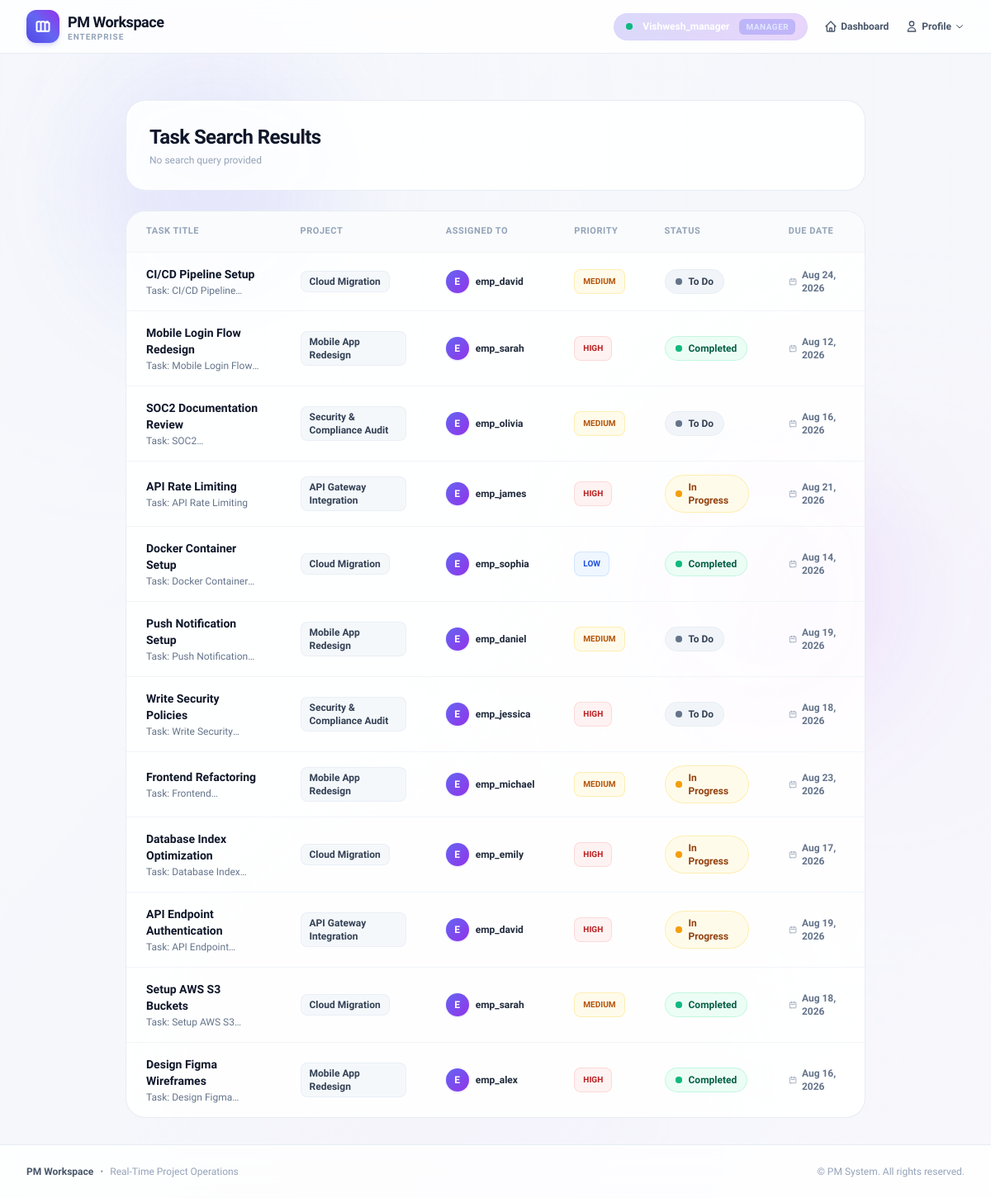
The page /tasks/search/ (signed in) on the database its author committed.
### core/models.py (models this page shows, shortened)
class User(AbstractUser):
    ROLE_CHOICES = (
        ('manager', 'Manager'),
        ('employee', 'Employee'),
    )
    role = models.CharField(max_length=20, choices=ROLE_CHOICES, default='employee')

class Task(models.Model):
    STATUS_CHOICES = (
        ('todo', 'To Do'),
        ('in_progress', 'In Progress'),
        ('in_review', 'In Review'),
        ('completed', 'Completed'),
    )
    PRIORITY_CHOICES = (
        ('low', 'Low'),
        ('medium', 'Medium'),
        ('high', 'High'),
        ('urgent', 'Urgent'),
    )
    project = models.ForeignKey(Project, on_delete=models.CASCADE, related_name='tasks')
    title = models.CharField(max_length=200)
    description = models.TextField(blank=True)
    assigned_to = models.ForeignKey(User, on_delete=models.SET_NULL, null=True, blank=True, related_name='assigned_tasks')
    status = models.CharField(max_length=20, choices=STATUS_CHOICES, default='todo')
    priority = models.CharField(max_length=10, choices=PRIORITY_CHOICES, default='medium')
    due_date = models.DateField(null=True, blank=True)
    created_at = models.DateTimeField(auto_now_add=True)

class Project(models.Model):
    title = models.CharField(max_length=200)
    description = models.TextField(blank=True)
    manager = models.ForeignKey(User, on_delete=models.CASCADE, related_name='managed_projects')
    created_at = models.DateTimeField(auto_now_add=True)

### core/views.py (the view)
# urls.py: path('tasks/search/', views.task_search, name='task_search'),
@login_required
def task_search(request):
    query = request.GET.get('q', '').strip()
    if query:
        if _is_manager(request.user):
            base_qs = Task.objects.all()
        else:
            base_qs = Task.objects.filter(assigned_to=request.user)
        tasks = base_qs.filter(
            Q(title__icontains=query) |
            Q(description__icontains=query) |
            Q(project__title__icontains=query) |
            Q(assigned_to__username__icontains=query)
        ).select_related('project', 'assigned_to').distinct()[:15]
    else:
        if _is_manager(request.user):
            tasks = Task.objects.all().select_related('project', 'assigned_to').order_by('-id')[:20]
        else:
            tasks = Task.objects.filter(assigned_to=request.user).select_related('project', 'assigned_to').order_by('-id')[:20]
    if request.headers.get('HX-Request'):
        return render(request, 'partials/task_search_results.html', {'tasks': tasks, 'query': query})
    return render(request, 'task_search.html', {'tasks': tasks, 'query': query})

### core/views.py (called while the page is built)
def _is_manager(user):
    return (
        getattr(user, 'is_superuser', False) or
        getattr(user, 'is_staff', False) or
        getattr(user, 'is_manager', False) or
        getattr(user, 'role', None) == 'manager'
    )

### templates/task_search.html (shortened to what this page needs)
{% extends 'base.html' %}
{% load static %}
{% block content %}
<div class="space-y-6 max-w-4xl mx-auto relative">
    <div class="relative bg-white/90 backdrop-blur-xl p-6 sm:p-7 rounded-3xl border border-slate-200/80 shadow-xs">
        <h1 class="text-2xl font-black text-slate-900 tracking-tight">Task Search Results</h1>
        <p class="text-xs text-slate-400 font-medium mt-1">
            {% if query %}
            Results for "<span class="font-bold text-indigo-600">{{ query }}</span>"
            {% else %}
            No search query provided
            {% endif %}
        </p>
    </div>
    <div class="bg-white/90 backdrop-blur-xl rounded-3xl border border-slate-200/80 shadow-xs overflow-hidden">
        <div class="overflow-x-auto">
            <table class="w-full text-left border-collapse">
                <thead>
                    <tr class="bg-slate-50/80 border-b border-slate-100 text-[11px] uppercase tracking-wider text-slate-400 font-extrabold">
                        <th class="py-4 px-6">Task Title</th>
                        <th class="py-4 px-6">Project</th>
                        <th class="py-4 px-6">Assigned To</th>
                        <th class="py-4 px-6">Priority</th>
                        <th class="py-4 px-6">Status</th>
                        <th class="py-4 px-6">Due Date</th>
                    </tr>
                </thead>
                <tbody class="divide-y divide-slate-100 text-xs sm:text-sm font-medium">
                    {% include 'partials/task_table_rows.html' %}
                </tbody>
            </table>
        </div>
    </div>
</div>
{% endblock %}

### templates/base.html (shortened to what this page needs)
<!DOCTYPE html>
<html lang="en" class="h-full bg-slate-900/5">
<head>
    {% load static %}
    <script src="https://cdn.tailwindcss.com"></script>
    <link rel="stylesheet" href="{% static 'css/login.css' %}">
</head>
<body class="bg-slate-50/70 text-slate-800 min-h-screen flex flex-col font-sans antialiased selection:bg-indigo-500 selection:text-white">
    <div class="fixed inset-0 -z-10 overflow-hidden pointer-events-none" aria-hidden="true">
    </div>
    <header class="sticky top-0 z-40 glass-nav shadow-xs">
        <div class="max-w-7xl mx-auto px-4 sm:px-6 lg:px-8">
            <div class="flex justify-between items-center h-16">
                <div class="flex items-center space-x-3">
                    <a href="{% url 'dashboard' %}" class="flex items-center space-x-2.5 group">
                        <div class="w-10 h-10 rounded-xl bg-gradient-to-tr from-indigo-600 via-indigo-500 to-purple-600 text-white flex items-center justify-center shadow-md shadow-indigo-500/20 group-hover:scale-105 group-hover:rotate-3 transition-all duration-300">
                        </div>
                        <div class="flex flex-col">
                            <span class="font-extrabold text-lg text-slate-900 tracking-tight group-hover:text-indigo-600 transition-colors">PM Workspace</span>
                            <span class="text-[10px] font-semibold text-slate-400 uppercase tracking-widest -mt-1">Enterprise</span>
                        </div>
                    </a>
                </div>
                {% if user.is_authenticated %}
                <div class="flex items-center space-x-5">
                     <div class="hidden sm:flex items-center space-x-3 bg-gradient-to-r from-indigo-600/20 to-purple-600/20 px-3.5 py-1.5 rounded-full border border-indigo-200/40">
                         <span class="relative flex h-2 w-2">
                             <span class="relative inline-flex rounded-full h-2 w-2 bg-emerald-500"></span>
                         </span>
                         <span class="text-xs font-bold text-white capitalize">{{ user.username }}</span>
                         {% if user.role %}
                         <span class="text-[10px] font-extrabold px-2 py-0.5 rounded-md bg-indigo-500/30 text-indigo-100 uppercase tracking-wider">
                             {{ user.role }}
                         </span>
                         {% endif %}
                     </div>
                    <a href="{% url 'dashboard' %}" class="text-xs font-bold text-slate-600 hover:text-indigo-600 transition flex items-center space-x-1">
                        <svg class="w-4 h-4" fill="none" stroke="currentColor" viewBox="0 0 24 24">
                            <path stroke-linecap="round" stroke-linejoin="round" stroke-width="2" d="M3 12l2-2m0 0l7-7 7 7M5 10v10a1 1 0 001 1h3m10-11l2 2m-2-2v10a1 1 0 01-1 1h-3m-6 0a1 1 0 001-1v-4a1 1 0 011-1h2a1 1 0 011 1v4a1 1 0 001 1m-6 0h6"></path>
                        </svg>
                        <span class="hidden md:inline">Dashboard</span>
                    </a>
                    <div class="relative group">
                        <button class="text-xs font-bold text-slate-600 hover:text-indigo-600 transition flex items-center space-x-1 focus:outline-none">
                            <svg class="w-4 h-4" fill="none" stroke="currentColor" viewBox="0 0 24 24">
                                <path stroke-linecap="round" stroke-linejoin="round" stroke-width="2" d="M16 7a4 4 0 11-8 0 4 4 0 018 0zM12 14a7 7 0 00-7 7h14a7 7 0 00-7-7z"></path>
                            </svg>
                            <span class="hidden md:inline">Profile</span>
                            <svg class="w-3 h-3 transform group-hover:scale-110 transition-transform" fill="none" stroke="currentColor" viewBox="0 0 24 24">
                                <path stroke-linecap="round" stroke-linejoin="round" stroke-width="2" d="M19 9l-7 7-7-7"></path>
                            </svg>
                        </button>
                    </div>
                </div>
                {% endif %}
            </div>
        </div>
    </header>
    <main class="flex-grow max-w-7xl w-full mx-auto px-4 sm:px-6 lg:px-8 py-8 animate-page-entrance">
        {% block content %}
        {% endblock %}
    </main>
    <footer class="bg-white/80 border-t border-slate-200/80 py-6 mt-auto backdrop-blur-md">
        <div class="max-w-7xl mx-auto px-4 sm:px-6 lg:px-8 flex flex-col sm:flex-row items-center justify-between text-xs text-slate-400 gap-3">
            <div class="flex items-center space-x-2">
                <span class="font-bold text-slate-600">PM Workspace</span>
                <span>•</span>
                <span>Real-Time Project Operations</span>
            </div>
            <div class="text-slate-400">
                &copy; PM System. All rights reserved.
            </div>
        </div>
    </footer>
</body>
</html>

### templates/partials/task_table_rows.html (shortened to what this page needs)
{% for task in tasks %}
<tr class="group hover:bg-indigo-50/40 transition-colors duration-200">
    <td class="py-4 px-6 font-bold text-slate-900">
        {{ task.title }}
        {% if task.description %}
        <p class="text-xs text-slate-500 font-medium line-clamp-1 mt-0.5">{{ task.description }}</p>
        {% endif %}
    </td>
    <td class="py-4 px-6 text-slate-600">
        {% if task.project %}
        <span class="inline-flex items-center text-xs font-semibold text-slate-700 bg-slate-100/70 px-2.5 py-1 rounded-lg border border-slate-200/60">
            {{ task.project.title }}
        </span>
        {% else %}
        <span class="text-xs text-slate-400 font-medium">General</span>
        {% endif %}
    </td>
    <td class="py-4 px-6">
        <div class="flex items-center space-x-2">
            <div class="w-7 h-7 rounded-full bg-gradient-to-br from-indigo-500 to-purple-600 text-white flex items-center justify-center font-black text-xs uppercase shadow-sm shadow-indigo-500/20">
                {{ task.assigned_to.username|slice:":1"|default:"U" }}
            </div>
            <span class="text-xs font-semibold text-slate-800">
                {{ task.assigned_to.username|default:"Unassigned" }}
            </span>
        </div>
    </td>
    <td class="py-4 px-6">
        {% if task.priority %}
        <span class="px-2.5 py-1 text-[10px] font-extrabold uppercase rounded-lg inline-block border
            {% if task.priority == 'high' %}bg-red-50 text-red-700 border-red-200/60
            {% elif task.priority == 'medium' %}bg-amber-50 text-amber-700 border-amber-200/60
            {% else %}bg-blue-50 text-blue-700 border-blue-200/60{% endif %}">
            {{ task.priority }}
        </span>
        {% else %}
        <span class="text-xs text-slate-400">-</span>
        {% endif %}
    </td>
    <td class="py-4 px-6">
        {% if task.status == 'completed' or task.status == 'Done' %}
        <span class="inline-flex items-center px-3 py-1.5 rounded-full text-xs font-extrabold bg-emerald-50 text-emerald-800 border border-emerald-200/60">
            <span class="relative flex h-2 w-2 mr-2">
                <span class="relative inline-flex rounded-full h-2 w-2 bg-emerald-500"></span>
            </span>
            Completed
        </span>
        {% elif task.status == 'in_progress' or task.status == 'In Progress' %}
        <span class="inline-flex items-center px-3 py-1.5 rounded-full text-xs font-extrabold bg-amber-50 text-amber-800 border border-amber-200/60">
            <span class="relative flex h-2 w-2 mr-2">
                <span class="relative inline-flex rounded-full h-2 w-2 bg-amber-500"></span>
            </span>
            In Progress
        </span>
        {% else %}
        <span class="inline-flex items-center px-3 py-1.5 rounded-full text-xs font-extrabold bg-slate-100 text-slate-700 border border-slate-200/60">
            <span class="relative flex h-2 w-2 mr-2">
                <span class="relative inline-flex rounded-full h-2 w-2 bg-slate-500"></span>
            </span>
            To Do
        </span>
        {% endif %}
    </td>
    <td class="py-4 px-6 text-xs font-semibold text-slate-500">
        {% if task.due_date %}
        <span class="inline-flex items-center space-x-1.5">
            <svg class="w-3.5 h-3.5 text-slate-400" fill="none" stroke="currentColor" viewBox="0 0 24 24">
                <path stroke-linecap="round" stroke-linejoin="round" stroke-width="2" d="M8 7V3m8 4V3m-9 8h10M5 21h14a2 2 0 002-2V7a2 2 0 00-2-2H5a2 2 0 00-2 2v12a2 2 0 002 2z"></path>
            </svg>
            <span>{{ task.due_date|date:"M d, Y" }}</span>
        </span>
        {% else %}
        <span class="text-slate-400">No deadline</span>
        {% endif %}
    </td>
</tr>
{% endfor %}

### static/css/login.css (style rules this page uses)
.glass-nav { background: rgba(255, 255, 255, 0.82); backdrop-filter: blur(20px); -webkit-backdrop-filter: blur(20px); border-bottom: 1px solid rgba(226, 232, 240, 0.8); }

### templates/base.html (style rules this page uses)
.glass-nav { background: rgba(255, 255, 255, 0.82); backdrop-filter: blur(20px); -webkit-backdrop-filter: blur(20px); border-bottom: 1px solid rgba(226, 232, 240, 0.8); }
.animate-page-entrance { animation: pageFadeIn 0.45s cubic-bezier(0.16, 1, 0.3, 1) forwards; }

### rows shown on the page
User: username "Vishwesh_manager", role "MANAGER"
Task: title "CI/CD Pipeline Setup", description "Task: CI/CD…", project "Cloud Migration", assigned_to.username "E", assigned_to.username "emp_david", priority "MEDIUM", status "todo" (drawn), due_date "Aug 24, 2026"
Task: title "Mobile Login Flow Redesign", description "Task: Mobile Login…", project "Mobile App Redesign", assigned_to.username "E", assigned_to.username "emp_sarah", priority "HIGH", status "completed" (drawn), due_date "Aug 12, 2026"
Task: title "SOC2 Documentation Review", description "Task:…", project "Security & Compliance Audit", assigned_to.username "E", assigned_to.username "emp_olivia", priority "MEDIUM", status "todo" (drawn), due_date "Aug 16, 2026"
Task: title "API Rate Limiting", description "Task: API Rate Limiting", project "API Gateway Integration", assigned_to.username "E", assigned_to.username "emp_james", priority "HIGH", status "in_progress" (drawn), due_date "Aug 21, 2026"
Task: title "Docker Container Setup", description "Task: Docker…", project "Cloud Migration", assigned_to.username "E", assigned_to.username "emp_sophia", priority "LOW", status "completed" (drawn), due_date "Aug 14, 2026"
Task: title "Push Notification Setup", description "Task: Push…", project "Mobile App Redesign", assigned_to.username "E", assigned_to.username "emp_daniel", priority "MEDIUM", status "todo" (drawn), due_date "Aug 19, 2026"
Task: title "Write Security Policies", description "Task: Write…", project "Security & Compliance Audit", assigned_to.username "E", assigned_to.username "emp_jessica", priority "HIGH", status "todo" (drawn), due_date "Aug 18, 2026"
Task: title "Frontend Refactoring", description "Task:…", project "Mobile App Redesign", assigned_to.username "E", assigned_to.username "emp_michael", priority "MEDIUM", status "in_progress" (drawn), due_date "Aug 23, 2026"
Task: title "Database Index Optimization", description "Task: Database…", project "Cloud Migration", assigned_to.username "E", assigned_to.username "emp_emily", priority "HIGH", status "in_progress" (drawn), due_date "Aug 17, 2026"
Task: title "API Endpoint Authentication", description "Task: API…", project "API Gateway Integration", assigned_to.username "E", assigned_to.username "emp_david", priority "HIGH", status "in_progress" (drawn), due_date "Aug 19, 2026"
Task: title "Setup AWS S3 Buckets", description "Task: Setup AWS…", project "Cloud Migration", assigned_to.username "E", assigned_to.username "emp_sarah", priority "MEDIUM", status "completed" (drawn), due_date "Aug 18, 2026"
Task: title "Design Figma Wireframes", description "Task: Design…", project "Mobile App Redesign", assigned_to.username "E", assigned_to.username "emp_alex", priority "HIGH", status "completed" (drawn), due_date "Aug 16, 2026"
